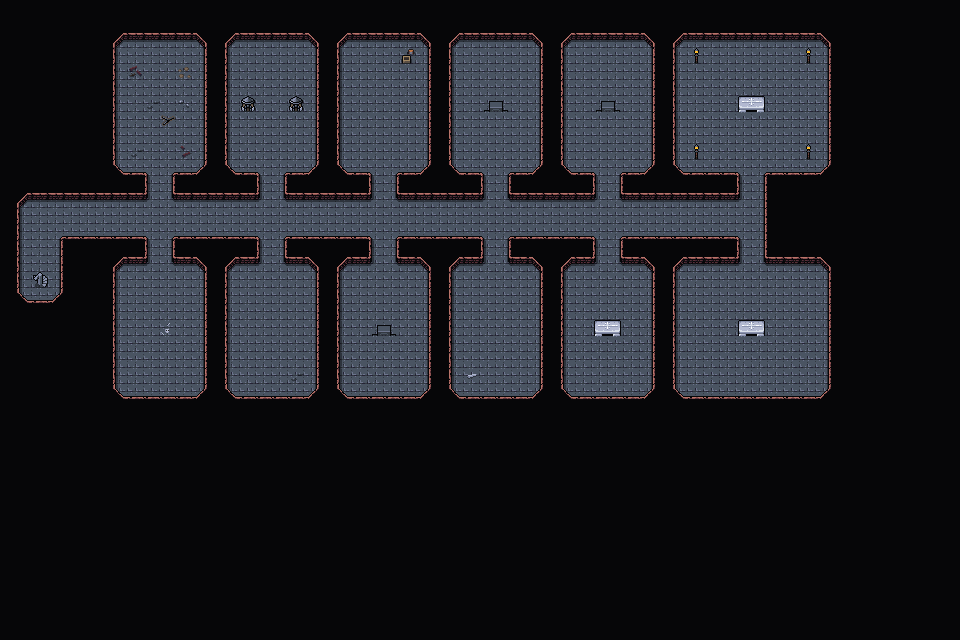

A level layout from a 2D game, rendered from its tile map. Below: a short description, then the map file with tile-grid data replaced by summaries:
An orthogonal 60x40 tile map with 16x16 px tiles, 4 tile layers (Collision, Background, Walls, Clutter), 2 tilesets and 7 objects.

<map version="1.5" tiledversion="1.7.2" orientation="orthogonal" renderorder="right-down" width="60" height="40" tilewidth="16" tileheight="16" infinite="0" nextlayerid="8" nextobjectid="81">
 <editorsettings>
  <export target="wastetown..tmx" format="tmx" />
 </editorsettings>
 <tileset firstgid="1" source="../tileset/main.tsx" />
 <tileset firstgid="3477" source="../tileset/buildings.tsx" />
 <layer id="7" name="Collision" width="60" height="40">
  <data>[2400 cells, 20 non-empty, 2 distinct tile ids]</data>
 </layer>
 <layer id="1" name="Background" width="60" height="40">
  <data>[2400 cells, 2400 non-empty, 1 distinct tile ids]</data>
 </layer>
 <layer id="2" name="Walls" width="60" height="40">
  <data>[2400 cells, 1959 non-empty, 14 distinct tile ids]</data>
 </layer>
 <layer id="3" name="Clutter" width="60" height="40">
  <properties>
   <property name="spriteLayer" type="bool" value="true" />
  </properties>
  <data>[2400 cells, 30 non-empty, 16 distinct tile ids]</data>
 </layer>
 <objectgroup id="4" name="Objects">
  <object id="66" template="../obj/door_up.tx" x="35.2402" y="285.749">
   <properties>
    <property name="teleport" value="maps/map/vampirecastle_4B.tmx" />
    <property name="teleportObjectId" value="67" />
   </properties>
  </object>
  <object id="75" template="../obj/treasure.tx" x="784.167" y="63.75" />
  <object id="76" template="../obj/treasure.tx" x="704.5" y="64.6667" />
  <object id="77" template="../obj/gold.tx" x="744.5" y="62.9167" />
  <object id="78" template="../obj/enemy.tx" x="374.417" y="306.667">
   <properties>
    <property name="enemy" value="Vampire" />
   </properties>
  </object>
  <object id="79" template="../obj/enemy.tx" x="744.5" y="193">
   <properties>
    <property name="enemy" value="High Vampire" />
   </properties>
  </object>
  <object id="80" template="../obj/enemy.tx" x="207.833" y="223.917">
   <properties>
    <property name="enemy" value="Vampire Lord" />
   </properties>
  </object>
 </objectgroup>
</map>
